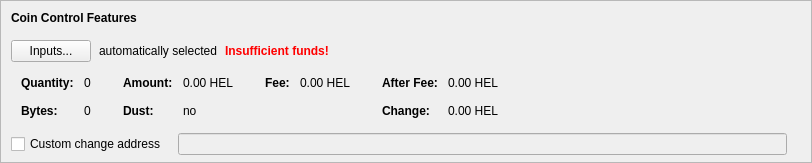
    <widget class="QFrame" name="frameCoinControl">
     <property name="sizePolicy">
      <sizepolicy hsizetype="Expanding" vsizetype="Expanding">
       <horstretch>0</horstretch>
       <verstretch>0</verstretch>
      </sizepolicy>
     </property>
     <property name="maximumSize">
      <size>
       <width>16777215</width>
       <height>16777215</height>
      </size>
     </property>
     <property name="frameShape">
      <enum>QFrame::StyledPanel</enum>
     </property>
     <property name="frameShadow">
      <enum>QFrame::Sunken</enum>
     </property>
     <layout class="QVBoxLayout" name="verticalLayoutCoinControl2">
      <property name="spacing">
       <number>0</number>
      </property>
      <property name="leftMargin">
       <number>0</number>
      </property>
      <property name="topMargin">
       <number>0</number>
      </property>
      <property name="rightMargin">
       <number>0</number>
      </property>
      <property name="bottomMargin">
       <number>6</number>
      </property>
      <item>
       <layout class="QVBoxLayout" name="verticalLayoutCoinControl" stretch="0,0,0,0,1">
        <property name="spacing">
         <number>0</number>
        </property>
        <property name="leftMargin">
         <number>10</number>
        </property>
        <property name="topMargin">
         <number>10</number>
        </property>
        <item>
         <layout class="QHBoxLayout" name="horizontalLayoutCoinControl1">
          <property name="bottomMargin">
           <number>15</number>
          </property>
          <item>
           <widget class="QLabel" name="labelCoinControlFeatures">
            <property name="sizePolicy">
             <sizepolicy hsizetype="Preferred" vsizetype="Maximum">
              <horstretch>0</horstretch>
              <verstretch>0</verstretch>
             </sizepolicy>
            </property>
            <property name="font">
             <font>
              <weight>75</weight>
              <bold>true</bold>
             </font>
            </property>
            <property name="styleSheet">
             <string notr="true">font-weight:bold;</string>
            </property>
            <property name="text">
             <string>Coin Control Features</string>
            </property>
           </widget>
          </item>
         </layout>
        </item>
        <item>
         <layout class="QHBoxLayout" name="horizontalLayoutCoinControl2" stretch="0,0,0,0">
          <property name="spacing">
           <number>8</number>
          </property>
          <property name="bottomMargin">
           <number>10</number>
          </property>
          <item>
           <widget class="QPushButton" name="pushButtonCoinControl">
            <property name="styleSheet">
             <string notr="true"/>
            </property>
            <property name="text">
             <string>Inputs...</string>
            </property>
            <property name="autoDefault">
             <bool>false</bool>
            </property>
           </widget>
          </item>
          <item>
           <widget class="QLabel" name="labelCoinControlAutomaticallySelected">
            <property name="text">
             <string>automatically selected</string>
            </property>
            <property name="margin">
             <number>5</number>
            </property>
           </widget>
          </item>
          <item>
           <widget class="QLabel" name="labelCoinControlInsuffFunds">
            <property name="font">
             <font>
              <weight>75</weight>
              <bold>true</bold>
             </font>
            </property>
            <property name="styleSheet">
             <string notr="true">color:red;font-weight:bold;</string>
            </property>
            <property name="text">
             <string>Insufficient funds!</string>
            </property>
            <property name="margin">
             <number>5</number>
            </property>
           </widget>
          </item>
          <item>
           <spacer name="horizontalSpacerCoinControl">
            <property name="orientation">
             <enum>Qt::Horizontal</enum>
            </property>
            <property name="sizeHint" stdset="0">
             <size>
              <width>40</width>
              <height>1</height>
             </size>
            </property>
           </spacer>
          </item>
         </layout>
        </item>
        <item>
         <widget class="QWidget" name="widgetCoinControl" native="true">
          <property name="sizePolicy">
           <sizepolicy hsizetype="Preferred" vsizetype="Preferred">
            <horstretch>0</horstretch>
            <verstretch>0</verstretch>
           </sizepolicy>
          </property>
          <property name="minimumSize">
           <size>
            <width>0</width>
            <height>0</height>
           </size>
          </property>
          <property name="styleSheet">
           <string notr="true"/>
          </property>
          <layout class="QHBoxLayout" name="horizontalLayoutCoinControl5">
           <property name="margin">
            <number>0</number>
           </property>
           <item>
            <layout class="QHBoxLayout" name="horizontalLayoutCoinControl3" stretch="0,0,0,1">
             <property name="spacing">
              <number>20</number>
             </property>
             <property name="topMargin">
              <number>0</number>
             </property>
             <property name="bottomMargin">
              <number>10</number>
             </property>
             <item>
              <layout class="QFormLayout" name="formLayoutCoinControl1">
               <property name="horizontalSpacing">
                <number>10</number>
               </property>
               <property name="verticalSpacing">
                <number>14</number>
               </property>
               <property name="leftMargin">
                <number>10</number>
               </property>
               <property name="topMargin">
                <number>4</number>
               </property>
               <property name="rightMargin">
                <number>6</number>
               </property>
               <item row="0" column="0">
                <widget class="QLabel" name="labelCoinControlQuantityText">
                 <property name="font">
                  <font>
                   <weight>75</weight>
                   <bold>true</bold>
                  </font>
                 </property>
                 <property name="text">
                  <string>Quantity:</string>
                 </property>
                 <property name="margin">
                  <number>0</number>
                 </property>
                </widget>
               </item>
               <item row="0" column="1">
                <widget class="QLabel" name="labelCoinControlQuantity">
                 <property name="cursor">
                  <cursorShape>IBeamCursor</cursorShape>
                 </property>
                 <property name="contextMenuPolicy">
                  <enum>Qt::ActionsContextMenu</enum>
                 </property>
                 <property name="text">
                  <string notr="true">0</string>
                 </property>
                 <property name="margin">
                  <number>0</number>
                 </property>
                 <property name="textInteractionFlags">
                  <set>Qt::LinksAccessibleByMouse|Qt::TextSelectableByKeyboard|Qt::TextSelectableByMouse</set>
                 </property>
                </widget>
               </item>
               <item row="1" column="0">
                <widget class="QLabel" name="labelCoinControlBytesText">
                 <property name="font">
                  <font>
                   <weight>75</weight>
                   <bold>true</bold>
                  </font>
                 </property>
                 <property name="text">
                  <string>Bytes:</string>
                 </property>
                </widget>
               </item>
               <item row="1" column="1">
                <widget class="QLabel" name="labelCoinControlBytes">
                 <property name="cursor">
                  <cursorShape>IBeamCursor</cursorShape>
                 </property>
                 <property name="contextMenuPolicy">
                  <enum>Qt::ActionsContextMenu</enum>
                 </property>
                 <property name="text">
                  <string notr="true">0</string>
                 </property>
                 <property name="textInteractionFlags">
                  <set>Qt::LinksAccessibleByMouse|Qt::TextSelectableByKeyboard|Qt::TextSelectableByMouse</set>
                 </property>
                </widget>
               </item>
              </layout>
             </item>
             <item>
              <layout class="QFormLayout" name="formLayoutCoinControl2">
               <property name="horizontalSpacing">
                <number>10</number>
               </property>
               <property name="verticalSpacing">
                <number>14</number>
               </property>
               <property name="leftMargin">
                <number>6</number>
               </property>
               <property name="topMargin">
                <number>4</number>
               </property>
               <property name="rightMargin">
                <number>6</number>
               </property>
               <item row="0" column="0">
                <widget class="QLabel" name="labelCoinControlAmountText">
                 <property name="font">
                  <font>
                   <weight>75</weight>
                   <bold>true</bold>
                  </font>
                 </property>
                 <property name="text">
                  <string>Amount:</string>
                 </property>
                 <property name="margin">
                  <number>0</number>
                 </property>
                </widget>
               </item>
               <item row="0" column="1">
                <widget class="QLabel" name="labelCoinControlAmount">
                 <property name="cursor">
                  <cursorShape>IBeamCursor</cursorShape>
                 </property>
                 <property name="contextMenuPolicy">
                  <enum>Qt::ActionsContextMenu</enum>
                 </property>
                 <property name="text">
                  <string notr="true">0.00 HEL</string>
                 </property>
                 <property name="textInteractionFlags">
                  <set>Qt::LinksAccessibleByMouse|Qt::TextSelectableByKeyboard|Qt::TextSelectableByMouse</set>
                 </property>
                </widget>
               </item>
               <item row="1" column="0">
                <widget class="QLabel" name="labelCoinControlLowOutputText">
                 <property name="font">
                  <font>
                   <weight>75</weight>
                   <bold>true</bold>
                  </font>
                 </property>
                 <property name="text">
                  <string>Dust:</string>
                 </property>
                </widget>
               </item>
               <item row="1" column="1">
                <widget class="QLabel" name="labelCoinControlLowOutput">
                 <property name="cursor">
                  <cursorShape>IBeamCursor</cursorShape>
                 </property>
                 <property name="contextMenuPolicy">
                  <enum>Qt::ActionsContextMenu</enum>
                 </property>
                 <property name="text">
                  <string notr="true">no</string>
                 </property>
                 <property name="textInteractionFlags">
                  <set>Qt::LinksAccessibleByMouse|Qt::TextSelectableByKeyboard|Qt::TextSelectableByMouse</set>
                 </property>
                </widget>
               </item>
              </layout>
             </item>
             <item>
              <layout class="QFormLayout" name="formLayoutCoinControl3">
               <property name="horizontalSpacing">
                <number>10</number>
               </property>
               <property name="verticalSpacing">
                <number>14</number>
               </property>
               <property name="leftMargin">
                <number>6</number>
               </property>
               <property name="topMargin">
                <number>4</number>
               </property>
               <property name="rightMargin">
                <number>6</number>
               </property>
               <item row="0" column="0">
                <widget class="QLabel" name="labelCoinControlFeeText">
                 <property name="font">
                  <font>
                   <weight>75</weight>
                   <bold>true</bold>
                  </font>
                 </property>
                 <property name="text">
                  <string>Fee:</string>
                 </property>
                 <property name="margin">
                  <number>0</number>
                 </property>
                </widget>
               </item>
               <item row="0" column="1">
                <widget class="QLabel" name="labelCoinControlFee">
                 <property name="cursor">
                  <cursorShape>IBeamCursor</cursorShape>
                 </property>
                 <property name="contextMenuPolicy">
                  <enum>Qt::ActionsContextMenu</enum>
                 </property>
                 <property name="text">
                  <string notr="true">0.00 HEL</string>
                 </property>
                 <property name="textInteractionFlags">
                  <set>Qt::LinksAccessibleByMouse|Qt::TextSelectableByKeyboard|Qt::TextSelectableByMouse</set>
                 </property>
                </widget>
               </item>
              </layout>
             </item>
             <item>
              <layout class="QFormLayout" name="formLayoutCoinControl4">
               <property name="horizontalSpacing">
                <number>10</number>
               </property>
               <property name="verticalSpacing">
                <number>14</number>
               </property>
               <property name="leftMargin">
                <number>6</number>
               </property>
               <property name="topMargin">
                <number>4</number>
               </property>
               <property name="rightMargin">
                <number>6</number>
               </property>
               <item row="0" column="0">
                <widget class="QLabel" name="labelCoinControlAfterFeeText">
                 <property name="font">
                  <font>
                   <weight>75</weight>
                   <bold>true</bold>
                  </font>
                 </property>
                 <property name="text">
                  <string>After Fee:</string>
                 </property>
                 <property name="margin">
                  <number>0</number>
                 </property>
                </widget>
               </item>
               <item row="0" column="1">
                <widget class="QLabel" name="labelCoinControlAfterFee">
                 <property name="cursor">
                  <cursorShape>IBeamCursor</cursorShape>
                 </property>
                 <property name="contextMenuPolicy">
                  <enum>Qt::ActionsContextMenu</enum>
                 </property>
                 <property name="text">
                  <string notr="true">0.00 HEL</string>
                 </property>
                 <property name="textInteractionFlags">
                  <set>Qt::LinksAccessibleByMouse|Qt::TextSelectableByKeyboard|Qt::TextSelectableByMouse</set>
                 </property>
                </widget>
               </item>
               <item row="1" column="0">
                <widget class="QLabel" name="labelCoinControlChangeText">
                 <property name="font">
                  <font>
                   <weight>75</weight>
                   <bold>true</bold>
                  </font>
                 </property>
                 <property name="text">
                  <string>Change:</string>
                 </property>
                </widget>
               </item>
               <item row="1" column="1">
                <widget class="QLabel" name="labelCoinControlChange">
                 <property name="cursor">
                  <cursorShape>IBeamCursor</cursorShape>
                 </property>
                 <property name="contextMenuPolicy">
                  <enum>Qt::ActionsContextMenu</enum>
                 </property>
                 <property name="text">
                  <string notr="true">0.00 HEL</string>
                 </property>
                 <property name="textInteractionFlags">
                  <set>Qt::LinksAccessibleByMouse|Qt::TextSelectableByKeyboard|Qt::TextSelectableByMouse</set>
                 </property>
                </widget>
               </item>
              </layout>
             </item>
            </layout>
           </item>
          </layout>
         </widget>
        </item>
        <item>
         <layout class="QHBoxLayout" name="horizontalLayoutCoinControl4" stretch="0,0,0">
          <property name="spacing">
           <number>12</number>
          </property>
          <property name="sizeConstraint">
           <enum>QLayout::SetDefaultConstraint</enum>
          </property>
          <property name="topMargin">
           <number>5</number>
          </property>
          <property name="rightMargin">
           <number>5</number>
          </property>
          <item>
           <widget class="QCheckBox" name="checkBoxCoinControlChange">
            <property name="toolTip">
             <string>If this is activated, but the change address is empty or invalid, change will be sent to a newly generated address.</string>
            </property>
            <property name="text">
             <string>Custom change address</string>
            </property>
           </widget>
          </item>
          <item>
           <widget class="QValidatedLineEdit" name="lineEditCoinControlChange">
            <property name="enabled">
             <bool>false</bool>
            </property>
            <property name="sizePolicy">
             <sizepolicy hsizetype="Expanding" vsizetype="Fixed">
              <horstretch>0</horstretch>
              <verstretch>0</verstretch>
             </sizepolicy>
            </property>
           </widget>
          </item>
          <item>
           <widget class="QLabel" name="labelCoinControlChangeLabel">
            <property name="sizePolicy">
             <sizepolicy hsizetype="Preferred" vsizetype="Expanding">
              <horstretch>0</horstretch>
              <verstretch>0</verstretch>
             </sizepolicy>
            </property>
            <property name="minimumSize">
             <size>
              <width>0</width>
              <height>0</height>
             </size>
            </property>
            <property name="text">
             <string/>
            </property>
            <property name="margin">
             <number>3</number>
            </property>
           </widget>
          </item>
         </layout>
        </item>
        <item>
         <spacer name="verticalSpacerCoinControl">
          <property name="orientation">
           <enum>Qt::Vertical</enum>
          </property>
          <property name="sizeHint" stdset="0">
           <size>
            <width>800</width>
            <height>1</height>
           </size>
          </property>
         </spacer>
        </item>
       </layout>
      </item>
     </layout>
    </widget>
